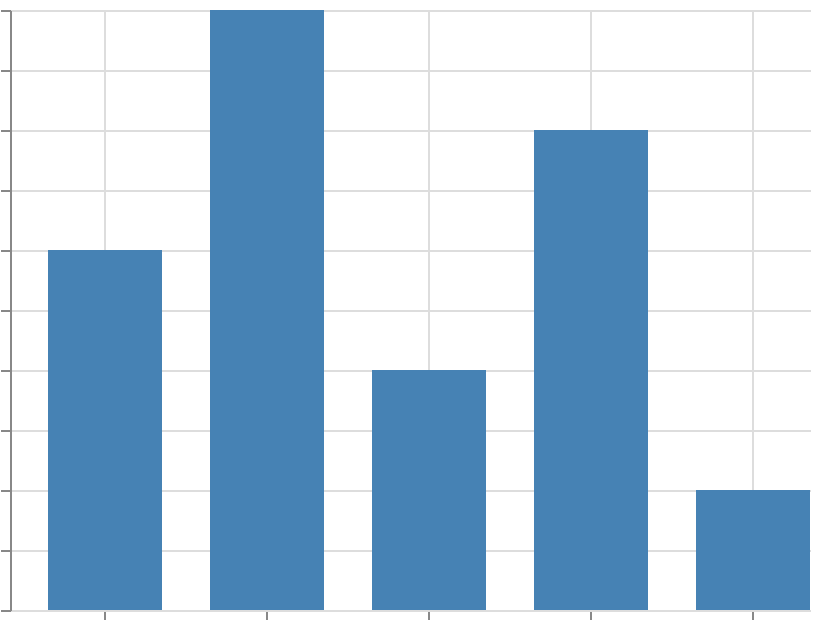

Vega-Lite specification stored for this chart:
### Vega specification from a JSON file in a GitHub repository (floating-point values rounded to 4 significant figures)
{"$schema": "https://vega.github.io/schema/vega/v6.json", "width": 400, "height": 300, "padding": 5, "autosize": "none", "data": [{"name": "table", "values": [{"cat": "A", "val": 3}, {"cat": "B", "val": 5}, {"cat": "C", "val": 2}, {"cat": "D", "val": 4}, {"cat": "E", "val": 1}]}], "scales": [{"name": "x", "type": "band", "domain": {"data": "table", "field": "cat", "sort": true}, "range": "width", "align": 1, "paddingInner": 0.3, "paddingOuter": 0.1, "round": true}, {"name": "y", "type": "linear", "domain": {"data": "table", "field": "val"}, "range": [{"signal": "height"}, 0], "zero": true, "nice": true}], "marks": [{"type": "rect", "from": {"data": "table"}, "encode": {"update": {"x": {"scale": "x", "field": "cat"}, "width": {"scale": "x", "band": 1}, "y": {"scale": "y", "field": "val"}, "y2": {"scale": "y", "value": 0}, "fill": {"value": "steelblue"}}}}], "axes": [{"scale": "x", "orient": "bottom", "grid": true, "labels": false}, {"scale": "y", "orient": "left", "grid": true, "labels": false}], "description": "band alignment 1 with a rounded step: the bands sit at the right of the range"}
